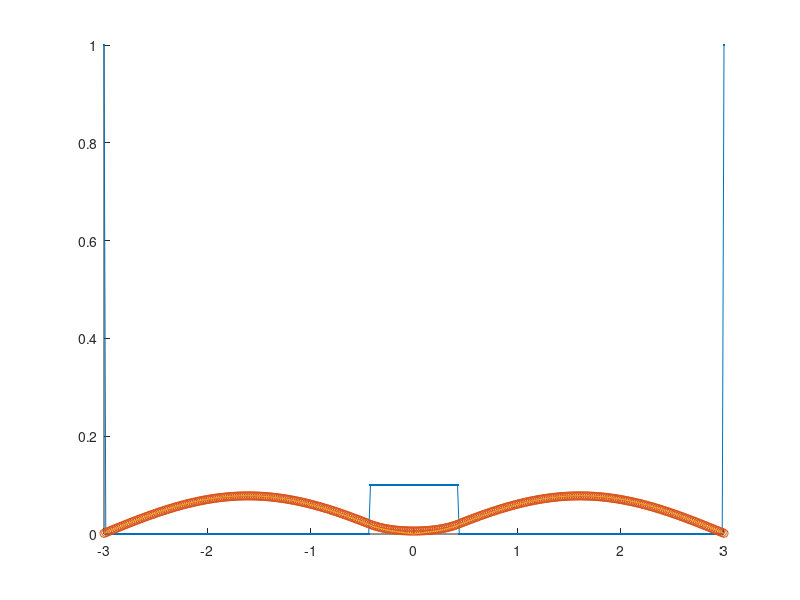

The MATLAB script that drew this image:
    clc
clear all
N = 350;
x = linspace(-3, 3, N);
a = 0;
b = 0;
c = 10;

V = [100 zeros(1, 49) a*ones(1, 50) zeros(1, 50) c*ones(1, 50) zeros(1, 50) b*ones(1, 50) zeros(1, 49) 100];
%V = 7.447 * (x.^2 - 0.61).^2;

Hami        = zeros(N, N);
Kinetic     = zeros(N, N);
Potential   = zeros(N, N);

K = 1/(2 * (x(2) - x(1))^2);

for i = 2:N
    Kinetic(i - 1, i) = -K;
    Kinetic(i, i - 1) = -K;
end

for i = 1:N
    Potential(i, i) = V(i);
end

Hami = Potential + Kinetic;
[Psi, Spectra] = eig(Hami);
Spectra = diag(Spectra);

figure(1)
clf(figure(1))
hold on
fact = 1;
plot(x, V/max(V), '.-')
plot(x, abs(fact * Psi(:, 1)), 'o-')
plot(x, abs(fact * Psi(:, 2)))
% plot(x, fact * Psi(:, 4).^2)
% plot(x, fact * Psi(:, 5).^2)
%ylim([0 1000])
hold off

